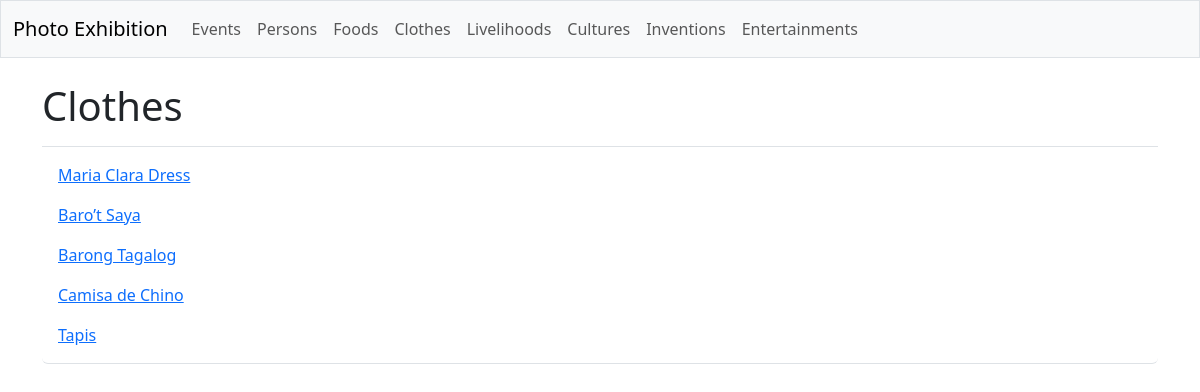
The page /galleries/clothes on the database its author committed.
### galleries/models.py (models this page shows, shortened)
class Clothe(models.Model):
    clothe_text = models.CharField(max_length=200)

### galleries/views.py (the view)
# urls.py: path('clothes', views.clothes, name='clothes'),
def clothes(request):
    clothes = Clothe.objects.all()
    context = {'clothes': clothes}
    return render(request, 'galleries/clothes.html', context)

### galleries/templates/galleries/clothes.html
{% extends 'galleries/base.html' %}
{% block page_header %}
  <h1>Clothes</h1>
{% endblock page_header %}
{% block content %}
  <ul class="list-group border-bottom pb-2 mb-4">
    {% for clothe in clothes %}
      <li class="list-group-item border-0">
        <a href="{% url 'galleries:clothe_detail' clothe.id %}">
          {{ clothe.clothe_text }}</a>
      </li>
    {% empty %}
      <li class="list-group-item border-0">No clothes have been added yet.</li>
    {% endfor %}
  </ul>
{% endblock content %}

### rows shown on the page
Clothe: clothe_text "Maria Clara Dress"
Clothe: clothe_text "Baro’t Saya"
Clothe: clothe_text "Barong Tagalog"
Clothe: clothe_text "Camisa de Chino"
Clothe: clothe_text "Tapis"
